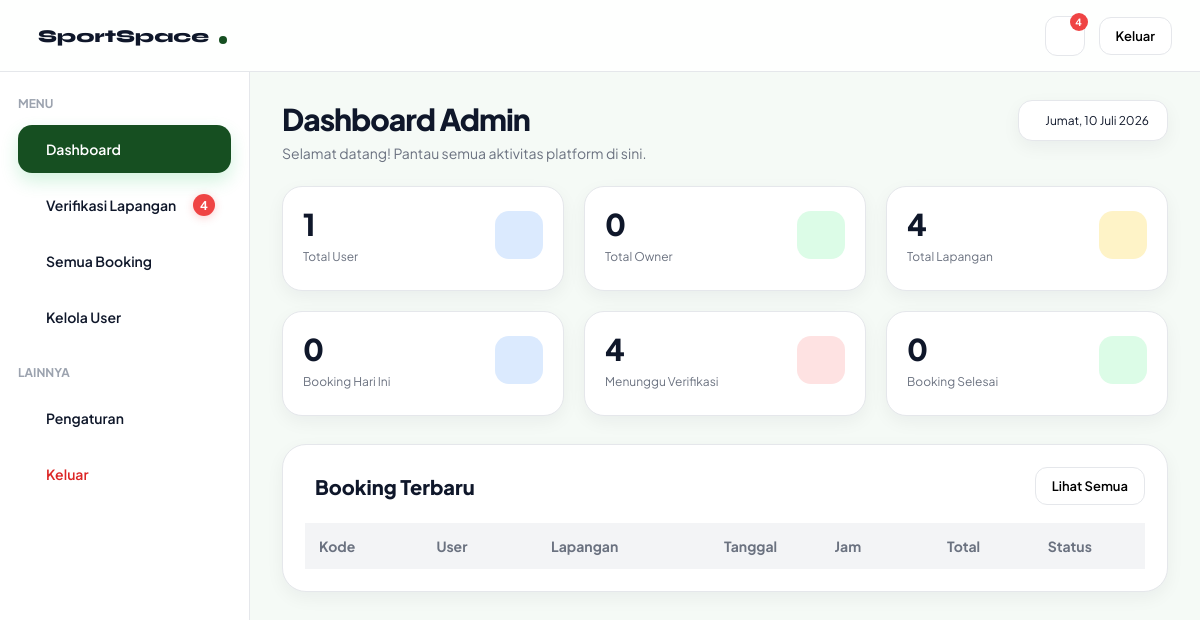
Page /dashboard-admin.php on the earlier database version.
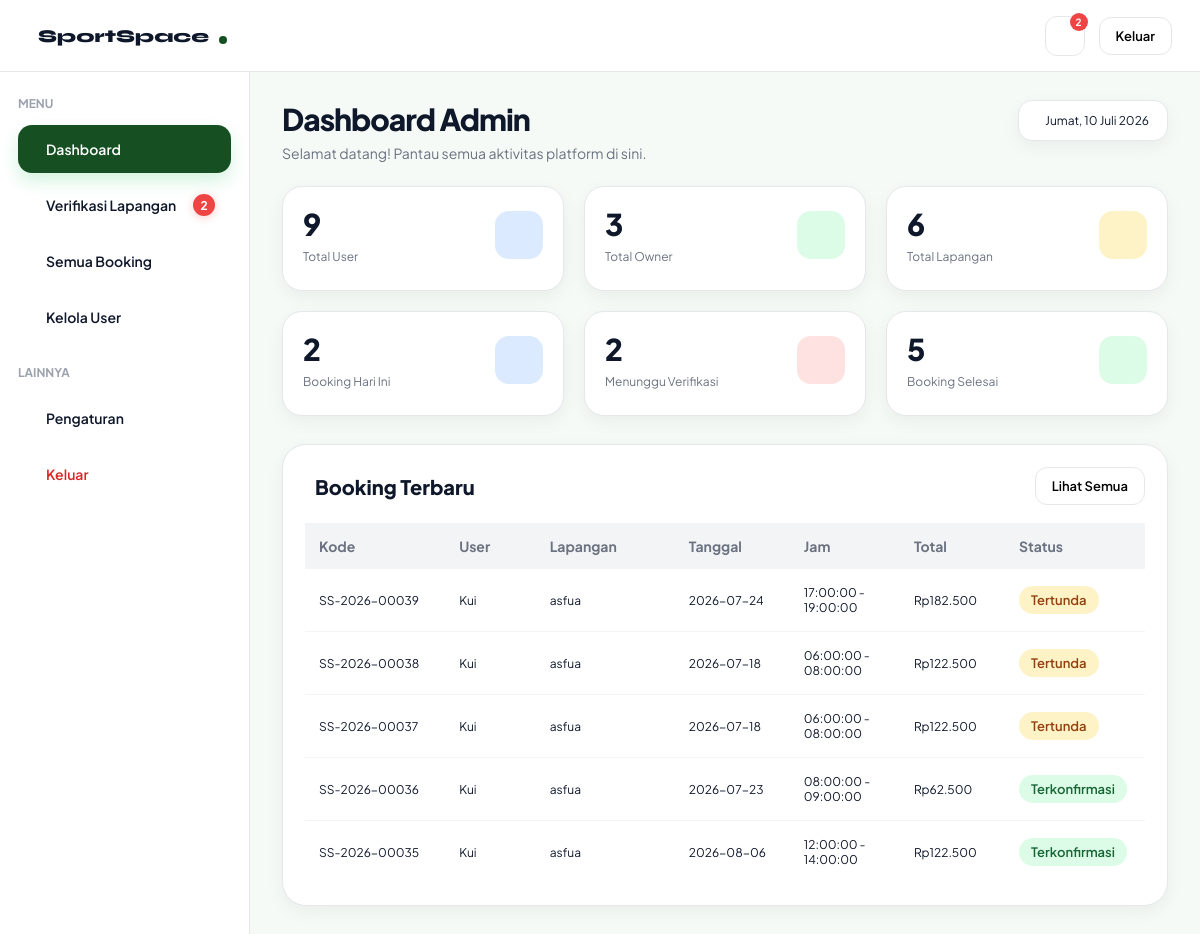
Same page on the later database version.
### tables this page shows
CREATE TABLE `booking` (
  `booking_id` int(11) NOT NULL,
  `user_id` int(11) NOT NULL,
  `field_id` int(11) NOT NULL,
  `tanggal` date NOT NULL,
  `jam_mulai` time NOT NULL,
  `jam_selesai` time NOT NULL,
  `status` enum('tertunda','terkonfirmasi','ditolak','dibatalkan','selesai') NOT NULL DEFAULT 'tertunda',
  `created_at` timestamp NOT NULL DEFAULT current_timestamp(),
  `booking_code` varchar(20) DEFAULT NULL,
  `metode_pembayaran` varchar(30) DEFAULT NULL,
  `bank` varchar(30) DEFAULT NULL,
  `total` decimal(12,2) NOT NULL
);

CREATE TABLE `users` (
  `user_id` int(11) NOT NULL,
  `nama` varchar(50) NOT NULL,
  `email` varchar(100) NOT NULL,
  `telepon` varchar(15) NOT NULL,
  `password` varchar(255) NOT NULL,
  `role` enum('user','admin','owner') NOT NULL DEFAULT 'user',
  `aktif` enum('aktif','nonaktif') NOT NULL DEFAULT 'aktif',
  `created_at` timestamp NOT NULL DEFAULT current_timestamp()
);

CREATE TABLE `fields` (
  `field_id` int(11) NOT NULL,
  `owner_id` int(11) DEFAULT NULL,
  `nama_lapangan` varchar(100) NOT NULL,
  `jenis` varchar(50) NOT NULL,
  `harga` decimal(10,2) NOT NULL,
  `status` enum('tersedia','penuh') NOT NULL DEFAULT 'tersedia',
  `lokasi` varchar(255) DEFAULT NULL,
  `gambar` varchar(255) DEFAULT NULL,
  `deskripsi` text DEFAULT NULL,
  `owner_name` varchar(100) DEFAULT NULL,
  `owner_phone` varchar(20) DEFAULT NULL,
  `owner_address` varchar(255) DEFAULT NULL,
  `jam_operasional` varchar(50) DEFAULT NULL,
  `kapasitas` int(11) DEFAULT NULL,
  `jenis_lantai` varchar(50) DEFAULT NULL,
  `fasilitas` text DEFAULT NULL,
  `maps_link` text DEFAULT NULL,
  `google_maps_url` text DEFAULT NULL,
  `verifikasi` enum('pending','diterima','ditolak') NOT NULL DEFAULT 'pending',
  `durasi_slot` int(11) NOT NULL DEFAULT 1,
  `hari_libur` text DEFAULT NULL,
  `aktif` enum('aktif','nonaktif') NOT NULL
);

CREATE TABLE `payment` (
  `payment_id` int(11) NOT NULL,
  `booking_id` int(11) NOT NULL,
  `metode` enum('transfer','ewallet','cash') NOT NULL,
  `total` decimal(10,2) NOT NULL,
  `status` enum('tertunda','diverifikasi','ditolak') NOT NULL DEFAULT 'tertunda',
  `tanggal_bayar` timestamp NOT NULL DEFAULT current_timestamp(),
  `bank` varchar(30) DEFAULT NULL
);

### get-admin-dashboard.php (called while the page is built, shortened)
<?php
include "config.php";
$result = mysqli_query($conn, "
SELECT COUNT(*) AS total
FROM users
");
$totalUser = mysqli_fetch_assoc($result)['total'];
$result = mysqli_query($conn, "
SELECT COUNT(*) AS total
FROM fields
");
$totalLapangan = mysqli_fetch_assoc($result)['total'];
$result = mysqli_query($conn,"
SELECT COUNT(*) AS total
FROM users
WHERE role='owner'
");
$totalOwner = mysqli_fetch_assoc($result)['total'];
$result = mysqli_query($conn,"
SELECT COUNT(*) AS total
FROM booking
WHERE tanggal = CURDATE()
");
$totalBookingHariIni = mysqli_fetch_assoc($result)['total'];
$result = mysqli_query($conn,"
SELECT COUNT(*) AS total
FROM booking
WHERE status='terkonfirmasi'
");
$totalBookingSelesai = mysqli_fetch_assoc($result)['total'];
$qNotifLapangan = mysqli_query($conn,"
    SELECT COUNT(*) AS total
    FROM fields
    WHERE verifikasi='pending'
");
$notifLapangan = mysqli_fetch_assoc($qNotifLapangan)['total'];
$qNotifBooking = mysqli_query($conn,"
    SELECT COUNT(*) AS total
    FROM booking
    WHERE DATE(created_at)=CURDATE()
    AND status='terkonfirmasi'
");
$notifBooking = mysqli_fetch_assoc($qNotifBooking)['total'];
$qNotifUser = mysqli_query($conn,"
    SELECT COUNT(*) AS total
    FROM users
    WHERE DATE(created_at)=CURDATE()
");
$notifUser = mysqli_fetch_assoc($qNotifUser)['total'];
$totalNotif = $notifLapangan + $notifBooking + $notifUser;

### get-verifikasi.php (called while the page is built, shortened)
<?php
include "config.php";
$totalPending = mysqli_fetch_assoc(
    mysqli_query($conn, "SELECT COUNT(*) total FROM fields WHERE verifikasi='pending'")
)['total'];

### get-booking-terbaru.php (called while the page is built)
<?php
include "config.php";
$queryBookingTerbaru = mysqli_query(
    $conn,
    "
    SELECT
        booking.booking_code,
        users.nama,
        fields.nama_lapangan,
        booking.tanggal,
        booking.jam_mulai,
        booking.jam_selesai,
        payment.total,
        booking.status
    FROM booking
    JOIN users
    ON booking.user_id = users.user_id
    JOIN fields
    ON booking.field_id = fields.field_id
    LEFT JOIN payment
    ON booking.booking_id = payment.booking_id
    ORDER BY booking.booking_id DESC
    LIMIT 5
    "
);

### dashboard-admin.php (the view, shortened to what the changed rows need)
<?php
include "get-admin-dashboard.php";
include "get-booking-terbaru.php";
include "get-users.php";
include "get-verifikasi.php";
?>
<!DOCTYPE html>
<html lang="id">
<head>
  <link rel="stylesheet" href="admin.css">
  <link rel="stylesheet" href="https://cdn.jsdelivr.net/npm/@tabler/icons-webfont@3.31.0/dist/tabler-icons.min.css">
</head>
<body>
   <nav class="navbar">
    <div class="navbar-actions">
      <div class="notif-container">
        <div class="notif" onclick="toggleNotif()"> <i class="ti ti-bell"></i>
          <span
            class="notif-badge"
            id="notifBadge"
            <?php if($totalNotif == 0): ?>
                style="display:none;"
            <?php endif; ?>
            >
            <?= $totalNotif ?>
          </span>
        </div>
    </div>
  </div>
</nav>
 <div class="dashboard-layout">
   <aside class="sidebar">
    <div>
      <div class="sidebar-menu">
        <div class="sidebar-item" onclick="showSection('venue', this)">
          <span>Verifikasi Lapangan</span>
          <span
            class="menu-badge"
            id="sidebarVenueBadge"
            <?php if($notifLapangan == 0): ?>
                style="display:none;"
            <?php endif; ?>
            >
            <?= $notifLapangan ?>
          </span>
        </div>
      </div>
    </div>
  </aside>
   <main class="dashboard-content loading" id="dashboardContent">
     <section id="section-dashboard">
      <div class="top-header">
        <div>
          <h1 class="page-title"> Dashboard Admin </h1>
        </div>
      </div>
        <div class="stats-grid">
    <div class="stat-card">
        <div class="stat-top">
            <div>
                <div class="stat-value"><?= $totalUser ?></div>
                <div class="stat-label">Total User</div>
            </div>
        </div>
    </div>
    <div class="stat-card">
        <div class="stat-top">
            <div>
                <div class="stat-value"><?= $totalOwner ?></div>
                <div class="stat-label">Total Owner</div>
            </div>
        </div>
    </div>
    <div class="stat-card">
        <div class="stat-top">
            <div>
                <div class="stat-value"><?= $totalLapangan ?></div>
                <div class="stat-label">Total Lapangan</div>
            </div>
        </div>
    </div>
    <div class="stat-card">
        <div class="stat-top">
            <div>
                <div class="stat-value"><?= $totalBookingHariIni ?></div>
                <div class="stat-label">Booking Hari Ini</div>
            </div>
        </div>
    </div>
    <div class="stat-card">
        <div class="stat-top">
            <div>
                <div class="stat-value"><?= $totalPending ?></div>
                <div class="stat-label">Menunggu Verifikasi</div>
            </div>
        </div>
    </div>
    <div class="stat-card">
        <div class="stat-top">
            <div>
                <div class="stat-value"><?= $totalBookingSelesai ?></div>
                <div class="stat-label">Booking Selesai</div>
            </div>
        </div>
    </div>
</div>
       <div class="card">
        <div class="table-wrapper">
          <table class="table">
            <thead>
              <tr>
                <th>Kode</th>
                <th>User</th>
                <th>Lapangan</th>
                <th>Tanggal</th>
                <th>Jam</th>
                <th>Total</th>
                <th>Status</th>
              </tr>
            </thead>
            <tbody>
              <?php while($row = mysqli_fetch_assoc($queryBookingTerbaru)) : ?>
                <tr>
                  <td><?= $row['booking_code']; ?></td>
                  <td><?= $row['nama']; ?></td>
                  <td><?= $row['nama_lapangan']; ?></td>
                  <td><?= $row['tanggal']; ?></td>
                  <td>
                    <?= $row['jam_mulai']; ?>
                    -
                    <?= $row['jam_selesai']; ?>
                  </td>
                  <td>Rp<?= number_format($row['total'], 0, ",", ".") ?></td>
                  <td>
                    <?php
                    $status = strtolower($row['status']);
                    if($status == "terkonfirmasi"){
                      echo '<span class="status-badge success">Terkonfirmasi</span>';
                    }
                    elseif($status == "tertunda"){
                      echo '<span class="status-badge warning">Tertunda</span>';
                    }
                    elseif($status == "dibatalkan"){
                      echo '<span class="status-badge danger">Dibatalkan</span>';
                    }
                    elseif($status == "selesai"){
                      echo '<span class="status-badge info">Selesai</span>';
                    }
                    else{
                      echo '<span class="status-badge">'.$row['status'].'</span>';
                    }
                    ?>
                  </td>
                </tr>
              <?php endwhile; ?>
            </tbody>
          </table>
        </div>
      </div>
    </section>
    </main>
  </div>
    </body>
    </html>

Differences in the rows shown:
added booking: booking_code "SS-2026-00039", user.nama "Kui", field.nama_lapangan "asfua", tanggal "2026-07-24", jam_mulai "17:00:00", jam_selesai "19:00:00", payment.total "182.500", status "Tertunda"
added booking: booking_code "SS-2026-00038", user.nama "Kui", field.nama_lapangan "asfua", tanggal "2026-07-18", jam_mulai "06:00:00", jam_selesai "08:00:00", payment.total "122.500", status "Tertunda"
added booking: booking_code "SS-2026-00037", user.nama "Kui", field.nama_lapangan "asfua", tanggal "2026-07-18", jam_mulai "06:00:00", jam_selesai "08:00:00", payment.total "122.500", status "Tertunda"
added booking: booking_code "SS-2026-00036", user.nama "Kui", field.nama_lapangan "asfua", tanggal "2026-07-23", jam_mulai "08:00:00", jam_selesai "09:00:00", payment.total "62.500", status "Terkonfirmasi"
added booking: booking_code "SS-2026-00035", user.nama "Kui", field.nama_lapangan "asfua", tanggal "2026-08-06", jam_mulai "12:00:00", jam_selesai "14:00:00", payment.total "122.500", status "Terkonfirmasi"
Other differences:
$totalNotif: "4" → "2"
$notifLapangan: "4" → "2"
$totalUser: "1" → "9"
$totalOwner: "0" → "3"
$totalLapangan: "4" → "6"
$totalBookingHariIni: "0" → "2"
$totalPending: "4" → "2"
$totalBookingSelesai: "0" → "5"
